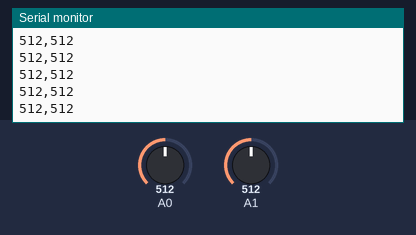
Recording of a sketch running on a simulated Arduino Uno, built with avr-gcc and run on an emulated ATmega328P. Shown: the last lines printed to the serial monitor. The test bench sets the inputs (shaded band); at power-on: A0 = 512, A1 = 512.

Above: at 1.2 s.
1.3 s: A0 set to 716
At 1.9 s:
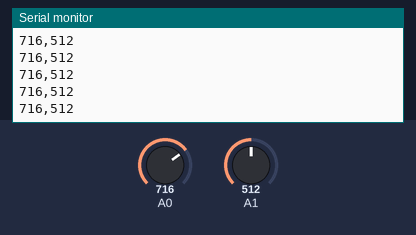
4.3 s: A1 set to 716
At 5.0 s:
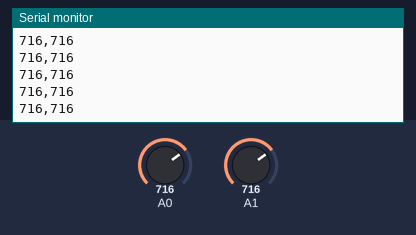
5.8 s: A0 set to 900
At 6.3 s:
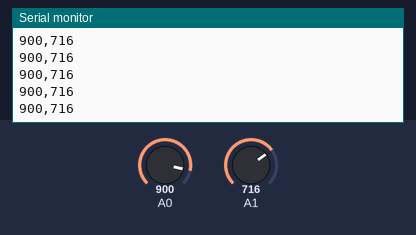
7.3 s: A1 set to 900
At 8.2 s:
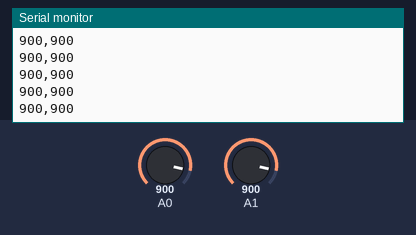
Timing chart, 0 to 9.8 s (numbered marks = the images above; inputs shaded):
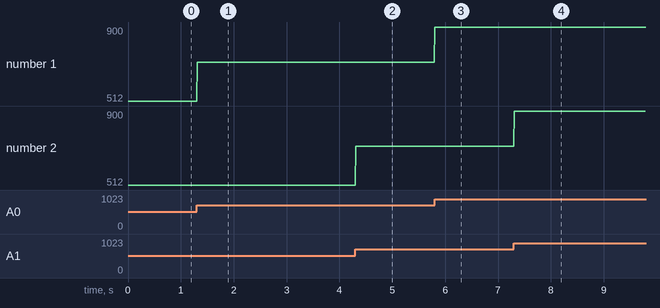

Measured:
- after the input at 1.3 s, the serial monitor: prints a new line at once (image 1)
- after the input at 4.3 s, the serial monitor: prints a new line at once (image 2)
- after the input at 5.8 s, the serial monitor: prints a new line at once (image 3)
- after the input at 7.3 s, the serial monitor: prints a new line at once (image 4)
- plotted number 1: 512 → 716 after the input at 1.3 s, 716 → 900 after the input at 5.8 s

The sketch:

PS2__.ino
```cpp
int Vrx;
int Vry;

void setup() {
  Serial.begin(9600);
}

void loop() {
Vrx = analogRead(A0);
Vry = analogRead(A1);
Serial.print(Vrx);
Serial.print(",");
Serial.println(Vry);
delay(10);

}
```
